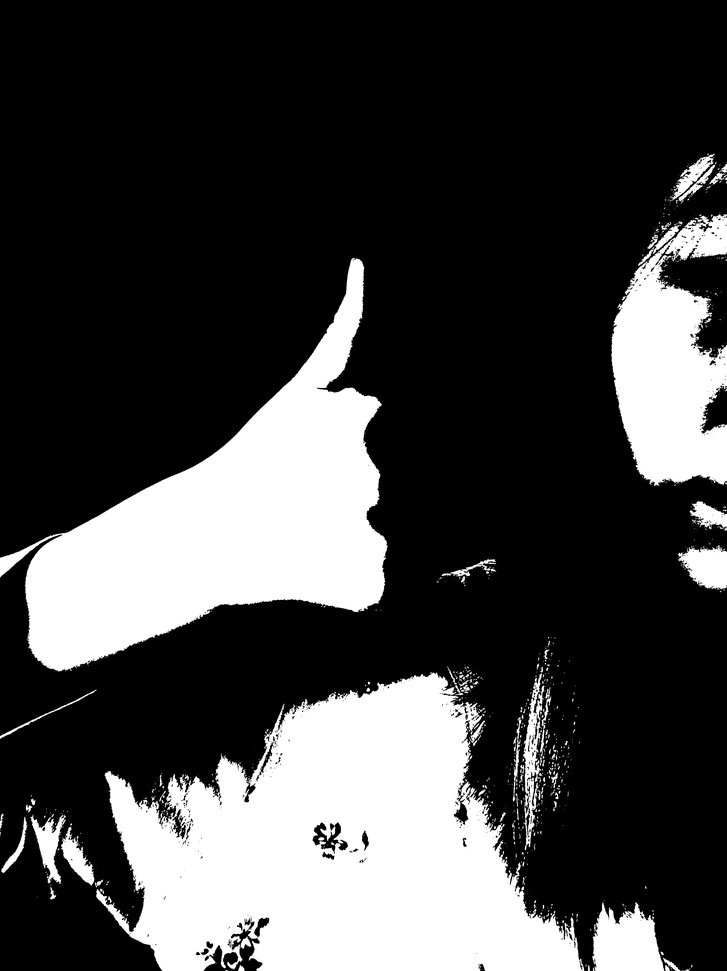
#> input picture templates2/like.jpg, 727 x 971 px, shrunk from 3880 x 5184 before the run, given as the content of the folder color, which was not available
$ python template.py
#> lines starting #> are read from the running program, lines starting #| are printed output that depends on the picture; after the words box and inside, x2 and y2 are one past the last pixel; in counts of white or black regions, pixels touching at a corner belong together; pictures that were not available may be replaced by others from this repository, and a replacement may not be noted
import glob
import cv2
import os

templates = glob.glob("color/*.jpg")
for template in templates:
    file_name = os.path.basename(template)

    template_image = cv2.imread(template)
#> template_image is the input picture: shape (971, 727, 3); min 0, max 255, mean 66.9
    gray_frame = cv2.cvtColor(template_image, cv2.COLOR_BGR2GRAY)
    # err, hand = cv2.cvtColor(gray_frame, 0, 255, cv2.THRESH_BINARY_INV+cv2.THRESH_OTSU)
    # print(err)
    hand = template_image[:, :, 2]
    blur = cv2.blur(hand, (5, 5))
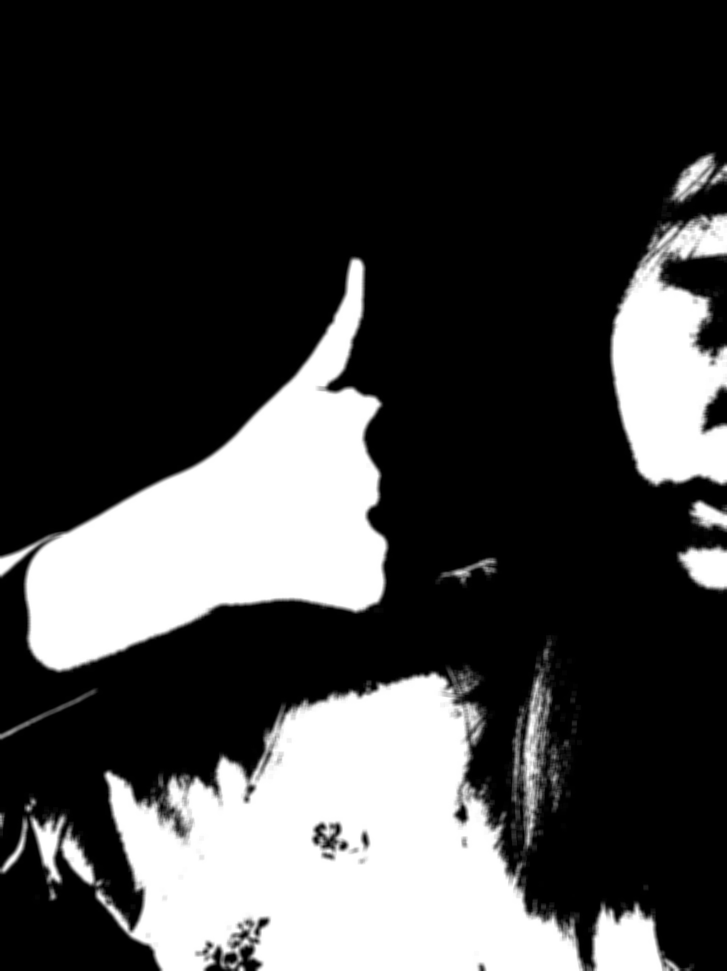
#> blur: shape (971, 727); min 0, max 255, mean 66.9
    _, hand = cv2.threshold(blur, 170, 255, cv2.THRESH_BINARY)
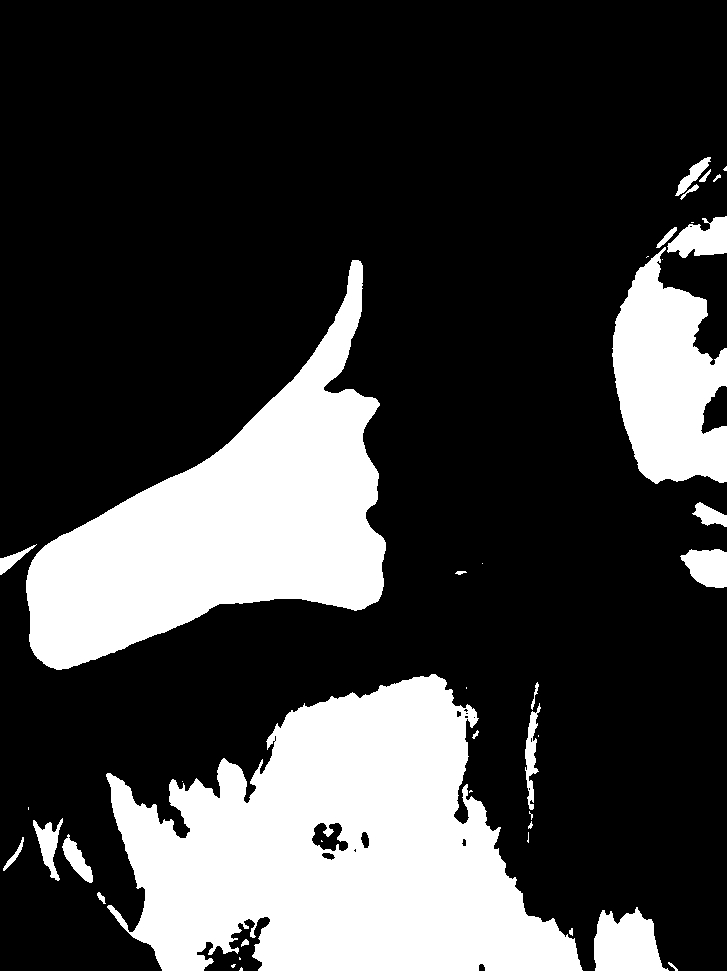
#> hand: shape (971, 727); 25.1% white; 41 white regions (16 under 20 px), largest, box (x1, y1, x2, y2) and area: (106, 674, 583, 971) 86597, (26, 260, 386, 670) 61740, (612, 247, 727, 484) 18047
    file_name = os.path.basename(template)
    out = os.path.join("templates2", file_name)
    # hand = cv2.bitwise_not(hand)
    cv2.imwrite(out, hand)
if __name__ == '__main__':
    print("ok")

$ run again, on templates2/six.jpg
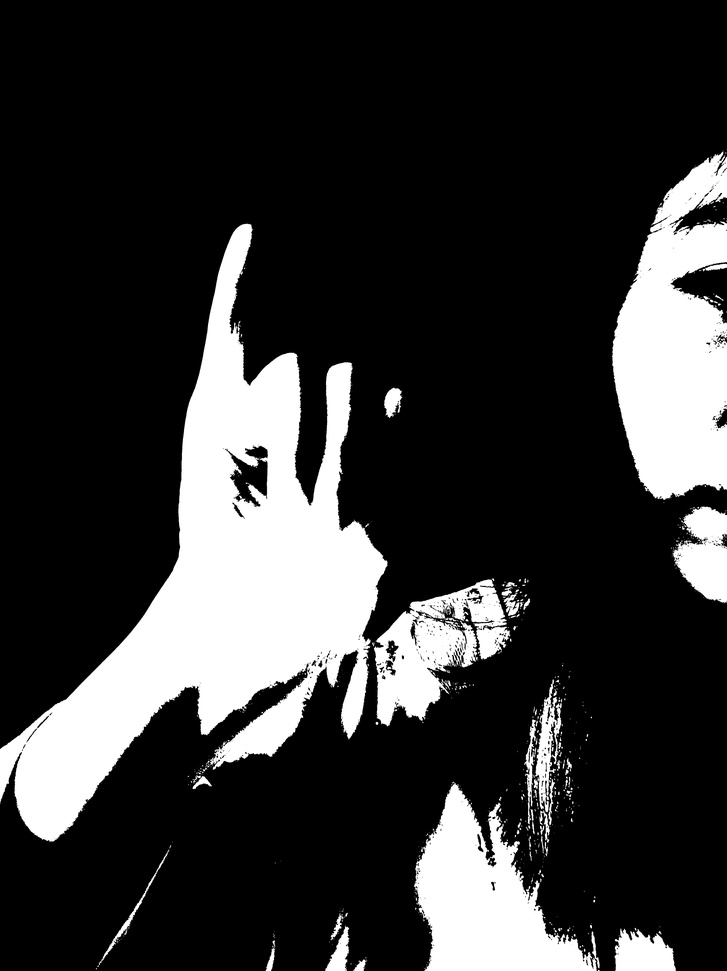
#> input picture templates2/six.jpg, 727 x 971 px, shrunk from 3880 x 5184 before the run, given as the content of the folder color, which was not available
#> template_image is the input picture: shape (971, 727, 3); min 0, max 255, mean 52.3
#> `blur = cv2.blur(hand, (5, 5))`:
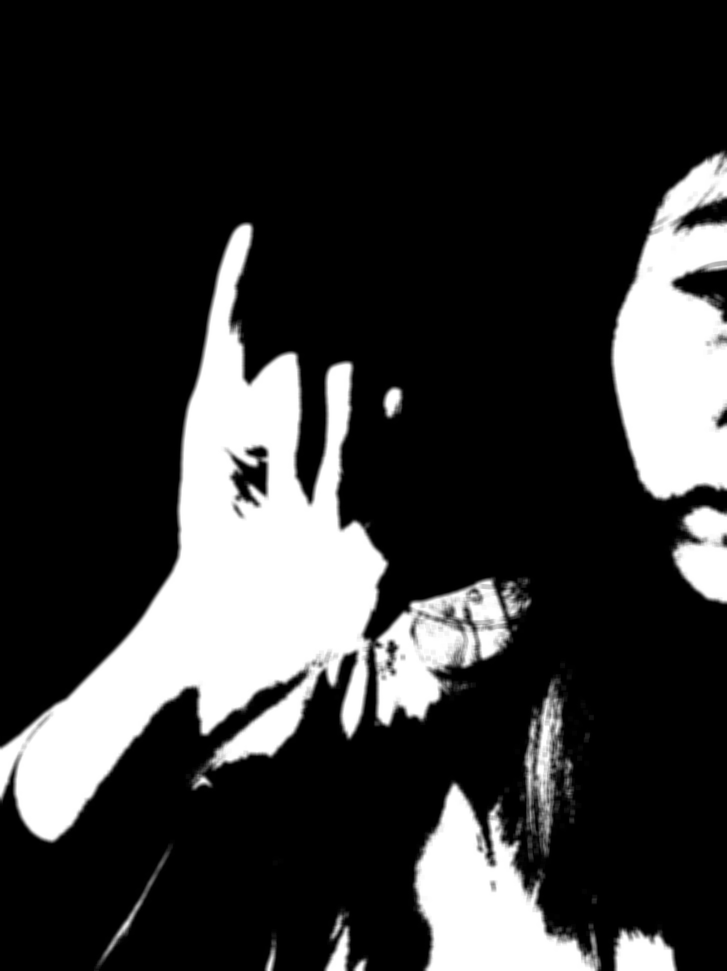
#> blur: shape (971, 727); min 0, max 255, mean 52.3
#> `_, hand = cv2.threshold(blur, 170, 255, cv2.THRESH_BINARY)`:
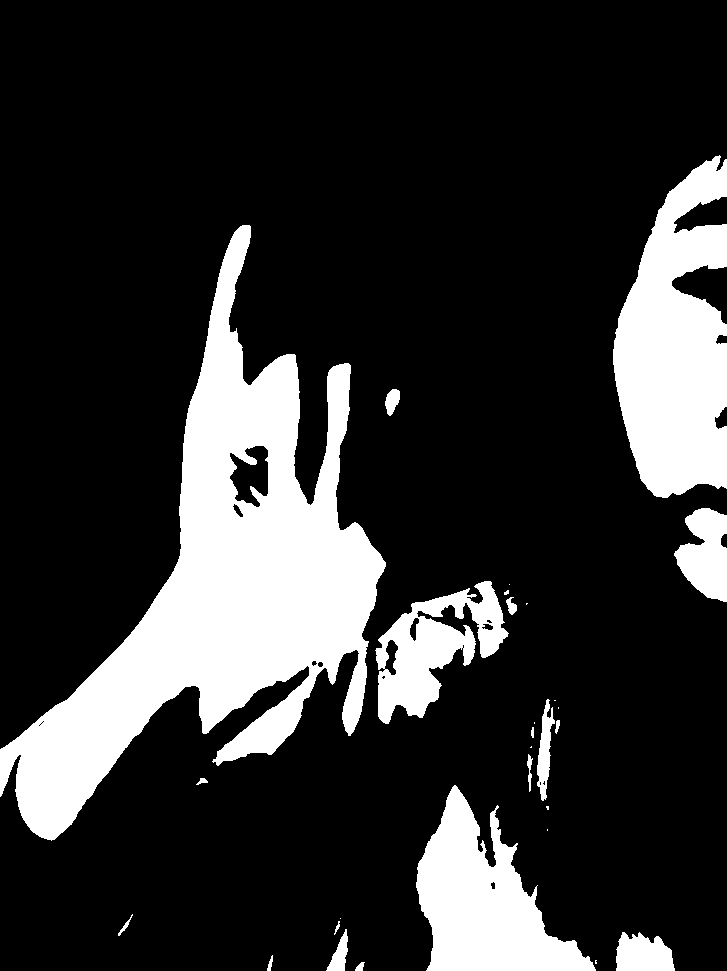
#> hand: shape (971, 727); 19.5% white; 29 white regions (11 under 20 px), largest, box (x1, y1, x2, y2) and area: (0, 225, 386, 841) 77908, (613, 155, 727, 498) 26648, (416, 785, 596, 971) 16817
